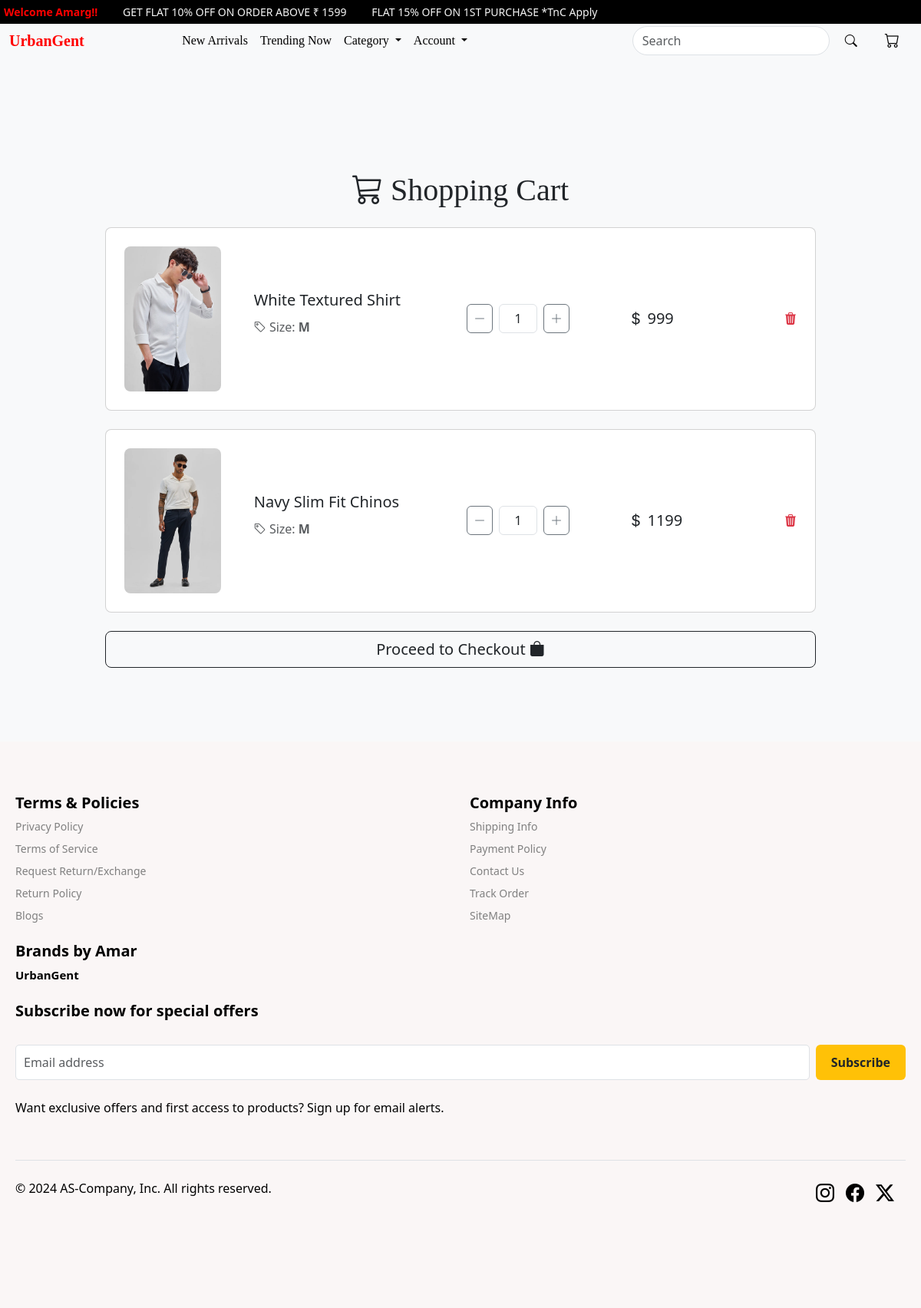
/showcart/ (signed in), run on the app's committed database.
### core/models.py (models this page shows, shortened)
class CartUpperwear(models.Model):
     user = models.ForeignKey(User, on_delete=models.CASCADE)
     product=models.ForeignKey(new_arrival, on_delete=models.CASCADE)
     quantity=models.PositiveIntegerField(default=1)
     size = models.CharField(default="S", max_length=50)
     @property
     def price_and_quantity_total(self):
        return self.product.discounted_price*self.quantity

class new_arrival(models.Model):
        CATEGORY_CHOICES = [
        ('NEWARRIVAL','newarrival'),
        ('SHIRTS','shirts'),
        ('T_SHIRTS','t-shirts'),
        ('SWEATSHIRTS','sweatshirts'),
        ('TROUSERS','trousers'),
        ('SHORTS','shorts'),
        ('TRENDING','trending')
    ]
        SIZE_CHOICES = [
        ('S', 'Small'),
        ('M', 'Medium'),
        ('L', 'Large'),
        ('XL', 'Extra Large'),
    ]
        name=models.CharField(max_length=100)
        category = models.CharField(max_length=30,choices=CATEGORY_CHOICES)
        short_d = models.CharField(max_length=400)
        desc = models.TextField()
        original_price=models.IntegerField(default=1000)
        discounted_price=models.IntegerField()
        size = models.CharField(max_length=2, choices=SIZE_CHOICES,default='S')
        upperwear_img = models.ImageField(upload_to='new_arrival_img')

### core/views.py (the view)
# urls.py: path('showcart/',views.showcart,name='showcart'),
def showcart(request):
    if request.user.is_authenticated:
        ca=CartUpperwear.objects.filter(user=request.user)
        return render (request,'core/showcart.html',{'ca':ca})
    else:
        return redirect('login')

### core/templates/core/showcart.html (shortened to what this page needs)
{% extends "core/base.html" %}
{% load static %}
{% block content %}
<section class="h-100 py-5" style="margin-top: 100px;">
  <div class="container h-100">
    <div class="row d-flex justify-content-center align-items-center">
      <div class="col-lg-10">
        <div class="text-center mb-4">
          <h3 class="display-6" style="font-family: cursive;"><i class="bi bi-cart3"></i> Shopping Cart</h3>
        </div>
        {% for c in ca %}
        <div class="card rounded-3 mb-4 cart-card">
          <div class="card-body p-4">
            <div class="row d-flex justify-content-between align-items-center">
              <div class="col-md-2 text-center">
                <img src="{{ c.product.upperwear_img.url }}" class="img-fluid rounded-3" alt="Product Image">
              </div>
              <div class="col-md-3">
                <p class="lead fw-normal mb-2">{{ c.product.short_d }}</p>
                <p class="text-muted"><i class="bi bi-tag"></i> Size: <strong>{{ c.size }}</strong></p>
              </div>
              <div class="col-md-3 d-flex align-items-center justify-content-center">
                <a href="{% url 'delete_item' c.id %}" class="btn btn-outline-secondary px-2">
                  <i class="bi bi-dash-lg"></i>
                </a>
                <input id="form1" min="0" name="quantity" value="{{ c.quantity }}" readonly class="form-control text-center mx-2" style="width: 50px; background-color:white;" />
                <a href="{% url 'add_item' c.id %}" class="btn btn-outline-secondary px-2">
                  <i class="bi bi-plus-lg"></i>
                </a>
              </div>
              <div class="col-md-2">
                <h5 class="mb-0"><i class="bi bi-currency-dollar"></i> {{ c.price_and_quantity_total }}</h5>
              </div>
              <div class="col-md-1 text-end">
                <a href="{% url 'delete_cart' c.id %}" class="text-danger">
                  <i class="bi bi-trash3-fill"></i>
                </a>
              </div>
            </div>
          </div>
        </div>
        {% endfor %}
        {% if ca %}
        <div class="d-grid mt-3">
          <a href="{% url 'checkout' %}" class="btn btn-outline-dark btn-lg">
            Proceed to Checkout <i class="bi bi-bag-fill"></i>
          </a>
        </div>
        {% else %}
        <h1 class="empty-cart mt-5"><i class="bi bi-cart-x"></i> Your cart is empty!!</h1>
        {% endif %}
      </div>
    </div>
  </div>
</section>
{% endblock content %}

### core/templates/core/navbar.html (shortened to what this page needs)
{% load static %}
<marquee class="marque" style="background-color:black; white-space: nowrap; overflow: hidden; text-overflow: clip; width: 100%; font-size: 14px; padding: 5px;">
  <span style="color:red; font-weight: bold;">
    {% if request.user.is_authenticated %}
      Welcome {{request.user}}!!
    {% else %}
      <strong>Please Login!!</strong>
    {% endif %}
  </span>
  &nbsp;&nbsp;&nbsp;&nbsp;&nbsp;&nbsp;&nbsp;&nbsp;GET FLAT 10% OFF ON ORDER ABOVE &#8377; 1599
  &nbsp;&nbsp;&nbsp;&nbsp;&nbsp;&nbsp;&nbsp;&nbsp;FLAT 15% OFF ON 1ST PURCHASE *TnC Apply
</marquee>
<nav class="navbar navbar-expand-lg bg-body-tertiary">
  <div class="container-fluid">
    <a class="navbar-brand" href="{% url 'index' %}" id="logo" style="font-family: cursive;"><strong>UrbanGent</strong></a>
    <div class="collapse navbar-collapse justify-content-center" id="navbarSupportedContent">
      <ul class="navbar-nav mx-auto mb-2 mb-lg-0 text-center">
        <li class="nav-item">
          <a class="nav-link active" href="{% url 'newarrival' %}" id="navbarbtns" style="font-family: cursive;">New Arrivals</a>
        </li>
        <li class="nav-item">
          <a class="nav-link" href="{% url 'trending' %}" id="navbarbtns" style="font-family: cursive;">Trending Now</a>
        </li>
        <li class="nav-item dropdown">
          <a class="nav-link dropdown-toggle" href="#" role="button" data-bs-toggle="dropdown" aria-expanded="false" id="navbarbtns" style="font-family: cursive;">
            Category
          </a>
        </li>
        <li class="nav-item dropdown">
          <a class="nav-link dropdown-toggle" href="#" role="button" data-bs-toggle="dropdown" aria-expanded="false" id="navbarbtns" style="font-family: cursive;">
            Account
          </a>
        </li>
      </ul>
      <form class="d-flex ms-auto text-center" role="search" action="{% url 'product_search' %}">
        <input class="form-control me-2" type="search" placeholder="Search" aria-label="Search" id="searchbar" name="q" value="{{ query }}">
        <button class="btn" type="submit" id="searchbtn"><i class="bi bi-search"></i></button>
      </form>
      <ul class="navbar-nav ms-3">
        <li class="nav-item" id="navbarbtns">
          <a class="nav-link" href="{% url 'showcart' %}">
            <i class="bi bi-cart" style="font-size: 1.2rem; margin-right: 8px; color: black;" id="navbarbtns"></i>
          </a>
        </li>
      </ul>
    </div>
  </div>
</nav>

### core/static/core/css/core.css (style rules this page uses)
* { margin: 0; padding: 0; box-sizing: border-box; }

### core/templates/core/showcart.html (style rules this page uses)
body { background-color: #f8f9fa; }
.cart-card { transition: transform 0.2s ease-in-out; }
.btn-outline-dark { transition: all 0.3s ease; }

### data on the page
CartUpperwear: product.upperwear_img (picture), product.short_d "White Textured Shirt", size "M", quantity "1", price_and_quantity_total "999"
CartUpperwear: product.upperwear_img (picture), product.short_d "Navy Slim Fit Chinos", size "M", quantity "1", price_and_quantity_total "1199"

### other printed values
{{ request.user }} "Amarg"
